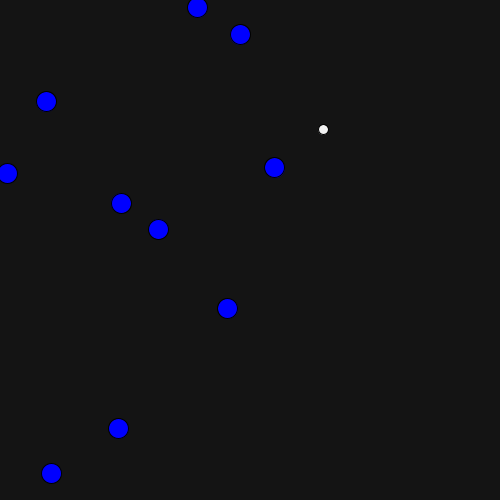
Frame 1 (no input)
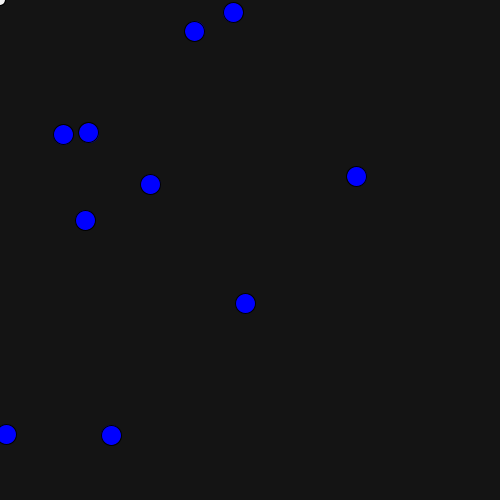
Frame 60 (the mouse pressed at the canvas centre just before this capture)
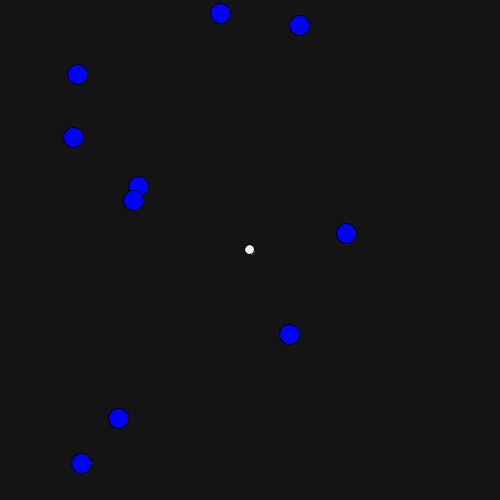
Frame 120 (the mouse held since frame 60 and released just before this capture)

The Processing sketch that drew these frames (run headless with seeded random() and noise(); from frame 60 on, the mouse is pressed at the canvas centre):

// Processing sketch: processing_123162
// ── processing_123162.pde

float[] Monigotex = new float [10]; 
float[] Monigotey = new float [10];
Monigote[] m = new Monigote[10]; 
Pelota[] us = new Pelota[1];
float Pelotax = width/2;
float Pelotay = height/2;
void setup(){
  size (500, 500); 
 
    us[0] = new Pelota(random(width), random(height), 10 , color(random(255)));
  
  for (int i = 0; i < m.length;i++){
    m[i] = new Monigote(random(width), random(height));
  }   
} 
void draw(){
  background(20,20,20); 
  //us[0].c = color(255);
   for (int i = 0;i < us.length;i++){ 
      us[i].dibuixa();
      us[i].mourex();
      us[i].mourey();
      Pelotax = us[i].mourex();
      Pelotay = us[i].mourey();
  }
  for (int i = 0; i < m.length;i++){
    m[i].dibuixa();
    m[i].moureX();
    m[i].moureY();
    Monigotex[i] =  m[i].moureX();
    Monigotey[i] =  m[i].moureY();
    
    if(dist(Monigotex[i], Monigotey[i], Pelotax, Pelotay ) <10) {
        us[0].c = color(255,0,0);
       print("ok");    //Aquest if le colocat per calcular la distancia del xoc entra les pilotes y la pilota del usuari
    }
  }
}  
  
public class Monigote {
  float xPos;
  float yPos;
  
  Monigote(float x, float y){
    xPos = x;
    yPos = y;
  }
  void dibuixa(){
    fill(0,0,255);
     ellipse(xPos, yPos, 20,20);
  }
  
  float moureX(){
    xPos = xPos +random(-5,5);
   
    if (xPos <0) xPos = 0;
  
    if (xPos >width) xPos = width;
   return xPos; 
  }
  float moureY() { 
    yPos = yPos +random(-5,5);
    if (yPos <0) yPos = 0;  
    if (yPos >height) yPos = height; 
    return yPos;
  }
}
public class Pelota{
  float xPos;
  float yPos;
  float radi;
  color c;
  
  Pelota(){
  xPos = width/2;
  yPos = height/2;
  radi = 20;
  c = color(255);
  }
  
  Pelota(float x, float y, float r, color col){ 
    xPos = x;
    yPos = y;
    radi = r;
    c = col;
  }
  void dibuixa(){
    fill(c); 
    ellipse(xPos, yPos, radi, radi);
  }
  float mourex(){
    xPos =  xPos + (mouseX-xPos)/radi;
    return xPos;
  }
  float mourey(){
    yPos =  yPos + (mouseY-yPos)/radi;
    return yPos;
  }
}
